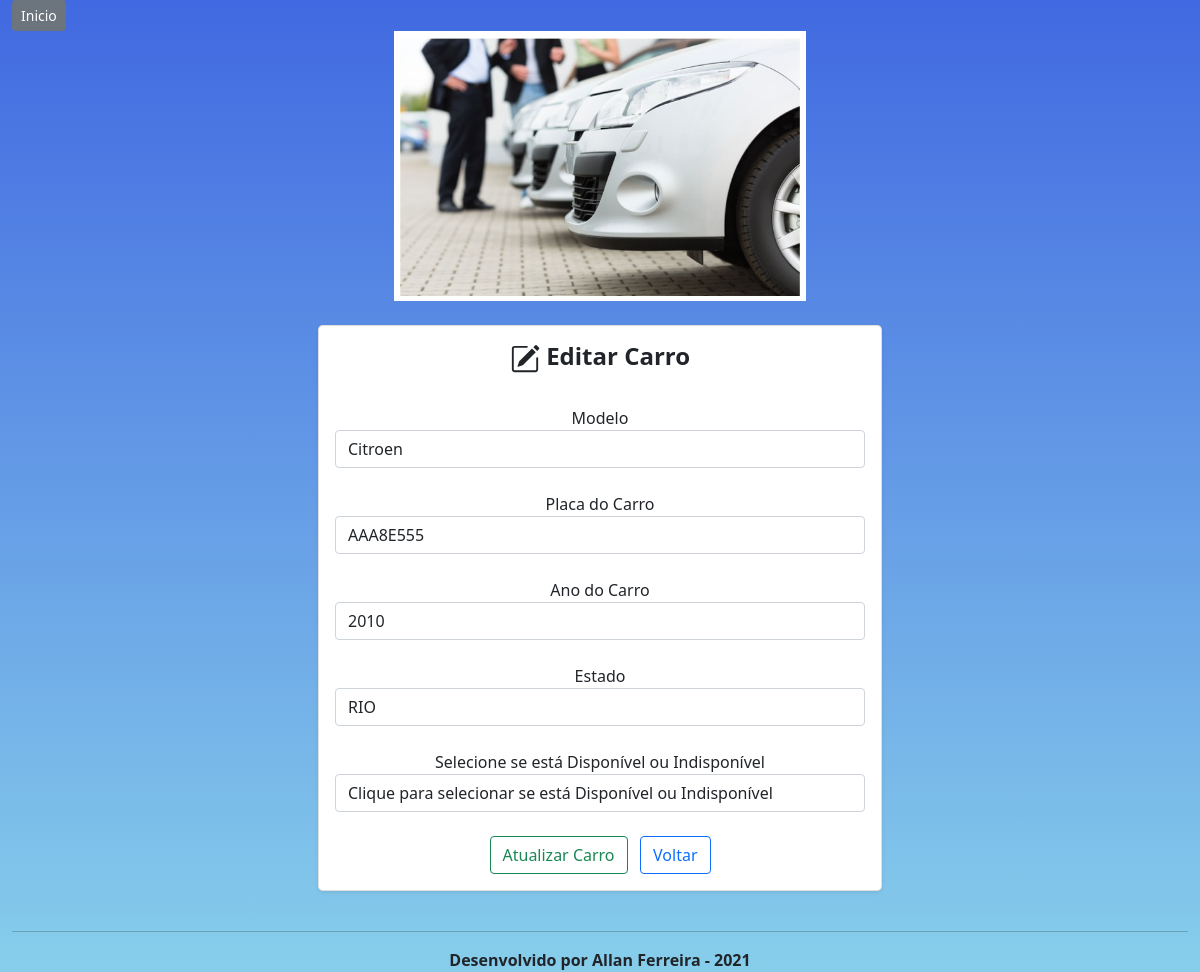
Page /edita.php?id=17 on the committed database.
### tables this page shows
CREATE TABLE `cadastro_carro` (
  `id` int(11) NOT NULL,
  `modelo` varchar(50) NOT NULL,
  `placa` varchar(50) NOT NULL,
  `ano` int(10) NOT NULL,
  `estado` varchar(50) NOT NULL,
  `manutencao` varchar(50) NOT NULL,
  `data_inicio` varchar(10) NOT NULL,
  `data_final` varchar(10) NOT NULL
);

### edita.php (the view, shortened to what this page needs)
<!DOCTYPE html>
<html lang="pt-br">
    <head>
        <link href="https://cdn.jsdelivr.net/npm/bootstrap@5.0.2/dist/css/bootstrap.min.css" rel="stylesheet">
    </head>
    <body>
        <div class="container-fluid" style="background-image: linear-gradient(#4169E1, #87CEEB)">
        <div>
            <a href="index.php" button type="submit" class="btn btn-secondary btn-sm">Inicio</button></a>
        </div>
        <header>
            <center><img src="imagem/carro.png" width="35%" height="30%"/></center>
            </header>
        <div class="container-fluid">
            <section>
                <br/>
                <div class="row justify-content-center row-cols-2 row-cols-md-2 mb-3 text-center">
                    <div class="col">
                        <div class="card mb-4 rounded-3 shadow-sm">
                            <div class="card-hearder py-3">
                                <h4 class="my-0 fw-normal"><b>Editar Carro</b></h4>
                                </div>
                                    <div class="card-body">
                                <?php
                                    include 'conecta.php';
                                    $id = $_GET['id'];
                                    $sql = "SELECT * FROM cadastro_carro WHERE id = $id";
                                    $query = $conn->query($sql);
                                    while($dados = $query->fetch_assoc()){
                                        $modelo = $dados['modelo'];
                                        $placa = $dados['placa'];
                                        $ano = $dados['ano'];
                                        $estado = $dados['estado'];
                                    }
                                ?>
                            <form action="editar.php?id=<?php echo $id; ?>" method="POST">
                                <div class="form-group">
                                    <label>Modelo</label>
                                    <input type="text" class="form-control" name="modelo" placeholder="Insira o Modelo" value="<?php echo $modelo; ?>" required/>
                                    <br/>
                                    <label>Placa do Carro</label>
                                    <input type="placa" class="form-control" name="placa" placeholder="Insira a placa do carro" value="<?php echo $placa; ?>" required/>
                                    <br/>
                                    <label>Ano do Carro</label>
                                    <input type="number" class="form-control" name="ano" placeholder="Insira o ano do carro" value="<?php echo $ano; ?>" required/>
                                    <br/>
                                    <label>Estado</label>
                                    <input type="text" class="form-control" name="estado" placeholder="Insira o estado" value="<?php echo $estado; ?>" required/>
                                    <br/>
                                    <label>Selecione se está Disponível ou Indisponível</label>
                                        <select name="manutencao" class="form-control">
                                            <option hidden selected>Clique para selecionar se está Disponível ou Indisponível</option>
                                        </select>
                                    <br/>
                                    <button type="submit" class="btn btn-outline-success">Atualizar Carro</button>&nbsp;&nbsp;&nbsp;<a class="btn btn-outline-primary" href="cadastro.php" role="button">Voltar</a>
                                </form>
                                </div>
                            </div>
                        </div>
                    </div>
                </div>
        </div>
        <footer>
            <hr/>
            <center><b>Desenvolvido por Allan Ferreira - 2021</b></center>
        </footer>
    </body>
</html>

### rows in the picture
cadastro_carro: modelo "Citroen", placa "AAA8E555", ano "2010", estado "RIO"
